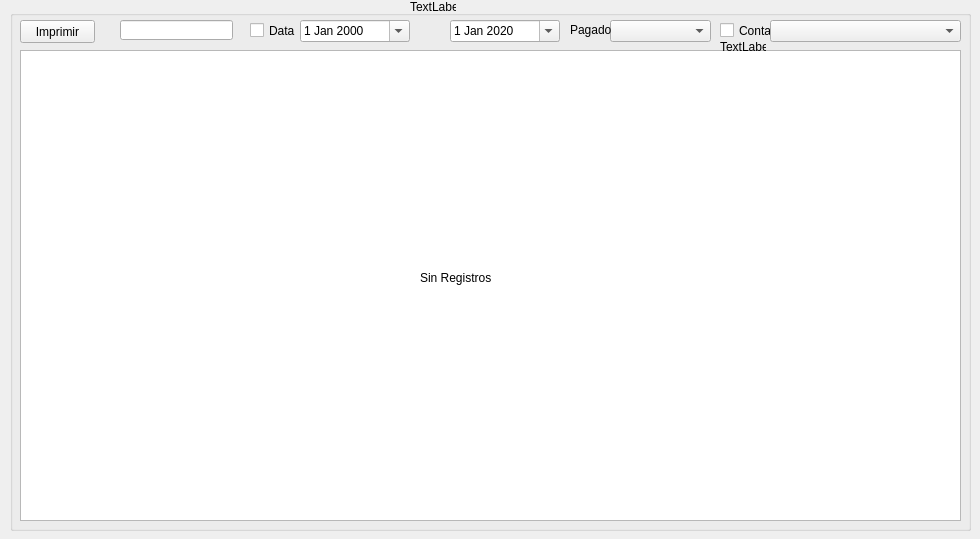
<?xml version="1.0" encoding="UTF-8"?>
<ui version="4.0">
 <class>frmlista</class>
 <widget class="QWidget" name="frmlista">
  <property name="geometry">
   <rect>
    <x>0</x>
    <y>0</y>
    <width>980</width>
    <height>539</height>
   </rect>
  </property>
  <property name="windowTitle">
   <string>Lista de cheques</string>
  </property>
  <widget class="QGroupBox" name="groupBox">
   <property name="geometry">
    <rect>
     <x>10</x>
     <y>10</y>
     <width>961</width>
     <height>521</height>
    </rect>
   </property>
   <property name="title">
    <string/>
   </property>
   <widget class="QTableWidget" name="tabla">
    <property name="geometry">
     <rect>
      <x>10</x>
      <y>40</y>
      <width>941</width>
      <height>471</height>
     </rect>
    </property>
    <property name="editTriggers">
     <set>QAbstractItemView::NoEditTriggers</set>
    </property>
    <property name="selectionBehavior">
     <enum>QAbstractItemView::SelectRows</enum>
    </property>
    <attribute name="verticalHeaderVisible">
     <bool>false</bool>
    </attribute>
    <attribute name="verticalHeaderHighlightSections">
     <bool>true</bool>
    </attribute>
   </widget>
   <widget class="QComboBox" name="cboconta">
    <property name="geometry">
     <rect>
      <x>760</x>
      <y>10</y>
      <width>191</width>
      <height>22</height>
     </rect>
    </property>
   </widget>
   <widget class="QComboBox" name="cbopagado">
    <property name="geometry">
     <rect>
      <x>600</x>
      <y>10</y>
      <width>101</width>
      <height>22</height>
     </rect>
    </property>
   </widget>
   <widget class="QDateEdit" name="datemin">
    <property name="geometry">
     <rect>
      <x>290</x>
      <y>10</y>
      <width>110</width>
      <height>22</height>
     </rect>
    </property>
    <property name="calendarPopup">
     <bool>true</bool>
    </property>
   </widget>
   <widget class="QDateEdit" name="datemax">
    <property name="geometry">
     <rect>
      <x>440</x>
      <y>10</y>
      <width>110</width>
      <height>22</height>
     </rect>
    </property>
    <property name="date">
     <date>
      <year>2020</year>
      <month>1</month>
      <day>1</day>
     </date>
    </property>
    <property name="calendarPopup">
     <bool>true</bool>
    </property>
   </widget>
   <widget class="QCheckBox" name="checkdata">
    <property name="geometry">
     <rect>
      <x>240</x>
      <y>10</y>
      <width>51</width>
      <height>21</height>
     </rect>
    </property>
    <property name="text">
     <string>Data</string>
    </property>
   </widget>
   <widget class="QLabel" name="label">
    <property name="geometry">
     <rect>
      <x>560</x>
      <y>10</y>
      <width>46</width>
      <height>20</height>
     </rect>
    </property>
    <property name="text">
     <string>Pagado</string>
    </property>
   </widget>
   <widget class="QPushButton" name="btnimprimir">
    <property name="geometry">
     <rect>
      <x>10</x>
      <y>10</y>
      <width>75</width>
      <height>23</height>
     </rect>
    </property>
    <property name="text">
     <string>Imprimir</string>
    </property>
   </widget>
   <widget class="QLabel" name="lblsinreg">
    <property name="geometry">
     <rect>
      <x>410</x>
      <y>260</y>
      <width>71</width>
      <height>16</height>
     </rect>
    </property>
    <property name="text">
     <string>Sin Registros</string>
    </property>
   </widget>
   <widget class="QLabel" name="lblconta">
    <property name="geometry">
     <rect>
      <x>710</x>
      <y>30</y>
      <width>46</width>
      <height>13</height>
     </rect>
    </property>
    <property name="text">
     <string>TextLabel</string>
    </property>
   </widget>
   <widget class="QCheckBox" name="checkconta">
    <property name="geometry">
     <rect>
      <x>710</x>
      <y>10</y>
      <width>51</width>
      <height>21</height>
     </rect>
    </property>
    <property name="text">
     <string>Conta</string>
    </property>
   </widget>
   <widget class="QLineEdit" name="txtbuscar">
    <property name="geometry">
     <rect>
      <x>110</x>
      <y>10</y>
      <width>113</width>
      <height>20</height>
     </rect>
    </property>
   </widget>
  </widget>
  <widget class="QLabel" name="lblindice">
   <property name="geometry">
    <rect>
     <x>410</x>
     <y>0</y>
     <width>46</width>
     <height>13</height>
    </rect>
   </property>
   <property name="text">
    <string>TextLabel</string>
   </property>
  </widget>
 </widget>
 <tabstops>
  <tabstop>btnimprimir</tabstop>
  <tabstop>txtbuscar</tabstop>
  <tabstop>checkdata</tabstop>
  <tabstop>datemin</tabstop>
  <tabstop>datemax</tabstop>
  <tabstop>cbopagado</tabstop>
  <tabstop>checkconta</tabstop>
  <tabstop>cboconta</tabstop>
  <tabstop>tabla</tabstop>
 </tabstops>
 <resources/>
 <connections>
  <connection>
   <sender>tabla</sender>
   <signal>cellClicked(int,int)</signal>
   <receiver>lblindice</receiver>
   <slot>setNum(int)</slot>
   <hints>
    <hint type="sourcelabel">
     <x>496</x>
     <y>164</y>
    </hint>
    <hint type="destinationlabel">
     <x>432</x>
     <y>5</y>
    </hint>
   </hints>
  </connection>
 </connections>
</ui>
